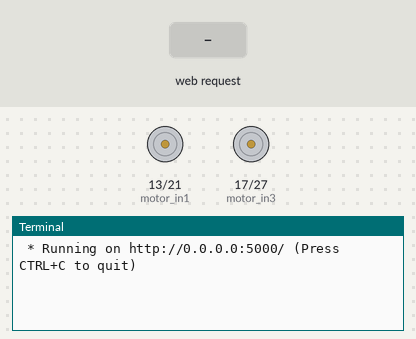
Bench run of a program on a simulated Raspberry Pi (BCM pin numbers). On the bench: motor-driver pin pairs drawn as motors (green arrow = first pin HIGH = forward, orange = second pin HIGH = backward, longer = more drive, scaled by the enable pin), the last lines printed to the terminal. Inputs (shaded band) come from the test bench. The clock reads 2024-03-15 10:24:30 at power-on unless the program sets it.

Above: at 1.2 s.
1.3 s: HTTP request for /forward received
At 1.7 s:
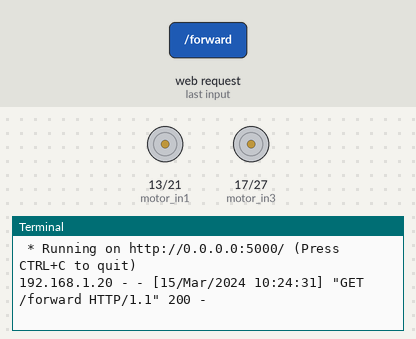
2.8 s: HTTP request for /backward received
At 4.0 s:
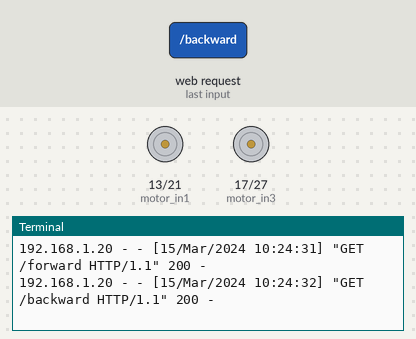
4.3 s: HTTP request for /left received
At 5.2 s:
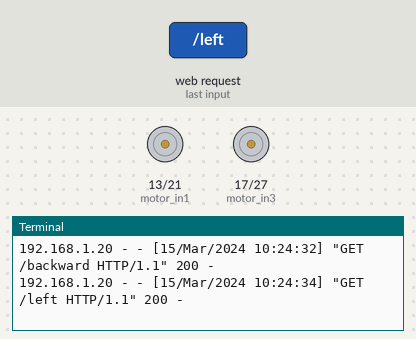
5.8 s: HTTP request for /right received
At 6.4 s:
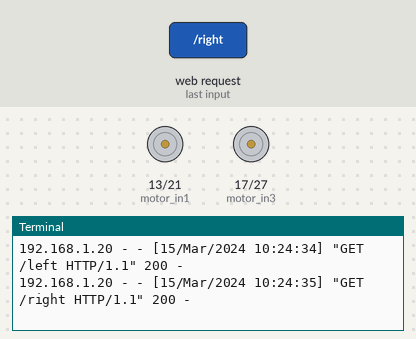

The program:

app.py
```python
# import libraries
from flask import Flask, render_template, request
from gpiozero import OutputDevice, PWMOutputDevice
from gpiozero.pins.pigpio import PiGPIOFactory

# Define our app
app = Flask(__name__)

# Define factory
factory = PiGPIOFactory(host='')

#Define the motor pins and PWM pins
en_1 = PWMOutputDevice(12, pin_factory=factory)
en_2 = PWMOutputDevice(26, pin_factory=factory)
motor_in1 = OutputDevice(13,  pin_factory = factory)
motor_in2 = OutputDevice(21,  pin_factory = factory)
motor_in3 = OutputDevice(17,  pin_factory = factory)
motor_in4 = OutputDevice(27,  pin_factory = factory)

#Define the main home route
#This will print Robot app to the browser
@app.route("/")
def index():
    return render_template("index.html")

## Directions for the robot
@app.route("/forward")
def forward():
    motor_in1.on()
    motor_in2.off()
    motor_in3.on()
    motor_in4.off()
    return render_template("index.html")

@app.route("/backward")
def backward():
    motor_in1.off()
    motor_in2.on()
    motor_in3.off()
    motor_in4.on()
    return render_template("index.html")

@app.route("/left")
def left():
    motor_in1.off()
    motor_in2.on()
    motor_in3.on()
    motor_in4.off()
    return render_template("index.html")

@app.route("/right")
def right():
    motor_in1.on()
    motor_in2.off()
    motor_in3.off()
    motor_in4.on()
    return render_template("index.html")

@app.route("/stop")
def stop():
    motor_in1.off()
    motor_in2.off()
    motor_in3.off()
    motor_in4.off()
    return render_template("index.html")

## Add PWM Control
@app.route('/motorpwm', methods=['POST'])
def motorpwm():
    slider = request.form["speed"]
    en_1.value = int(slider) / 10
    en_2.value = int(slider) / 10
    return render_template('index.html')


# it looks for name and then runs the app
if __name__ == "__main__":
    app.run(host="0.0.0.0")
```

Measured:
- after the input at 1.3 s, the terminal: prints a new line at once (image 1)
- after the input at 2.8 s, the terminal: prints a new line at once (image 2)
- after the input at 4.3 s, the terminal: prints a new line at once (image 3)
- after the input at 5.8 s, the terminal: prints a new line at once (image 4)
